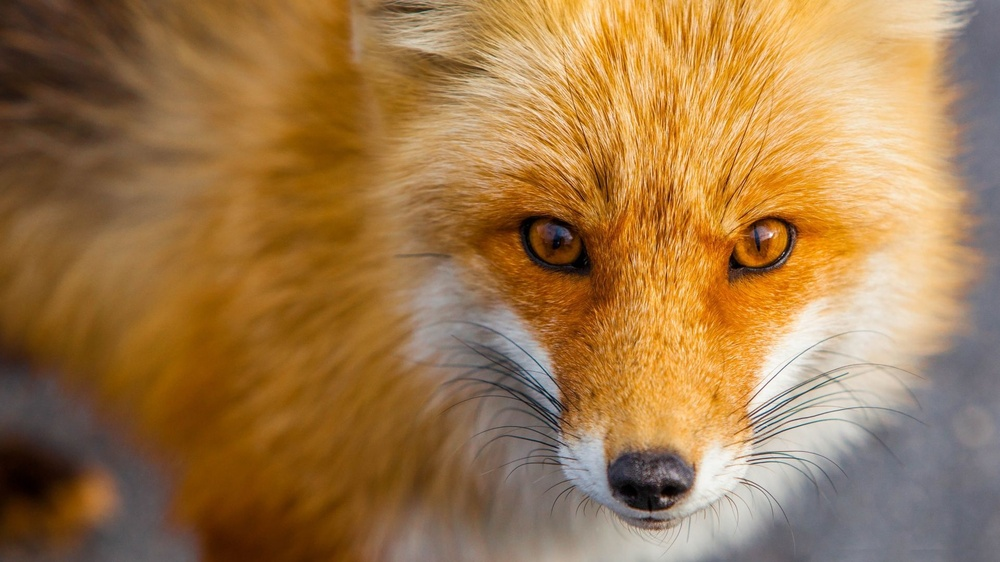
#> input picture Chapter-2/image.jpg, 1000 x 562 px, shrunk from 1920 x 1080 before the run
$ python 14-EdgeDetection.py   (older library calls are emulated)
#> lines starting #> are read from the running program, lines starting #| are printed output that depends on the picture; after the words box and inside, x2 and y2 are one past the last pixel; in counts of white or black regions, pixels touching at a corner belong together
import cv2

# Edge is defined as a sudden change in Image in term of Intensity
# Main Type of Edge Detection Algorithms
# Laplacian
# Canny
# Sobel

img = cv2.imread('image.jpg',0)
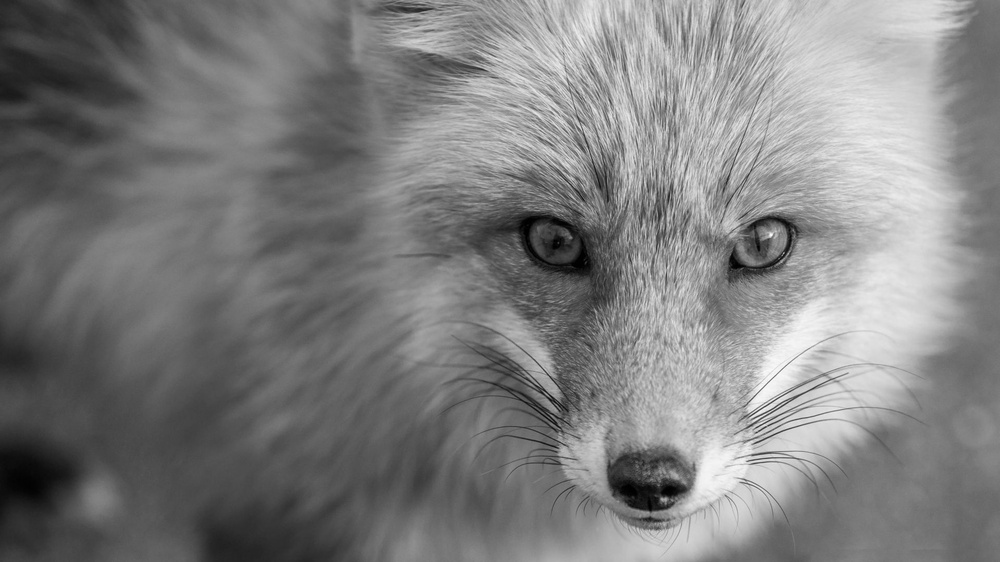
#> img: shape (562, 1000); min 0, max 255, mean 126.5

height , width = img.shape
#> height = 562; width = 1000

# Sobel Edge Detection
sobelx = cv2.Sobel(img,cv2.CV_64F,1,0,ksize=5)  # x
sobely = cv2.Sobel(img,cv2.CV_64F,0,1,ksize=5)  # y

cv2.imshow("SobelX",sobelx)
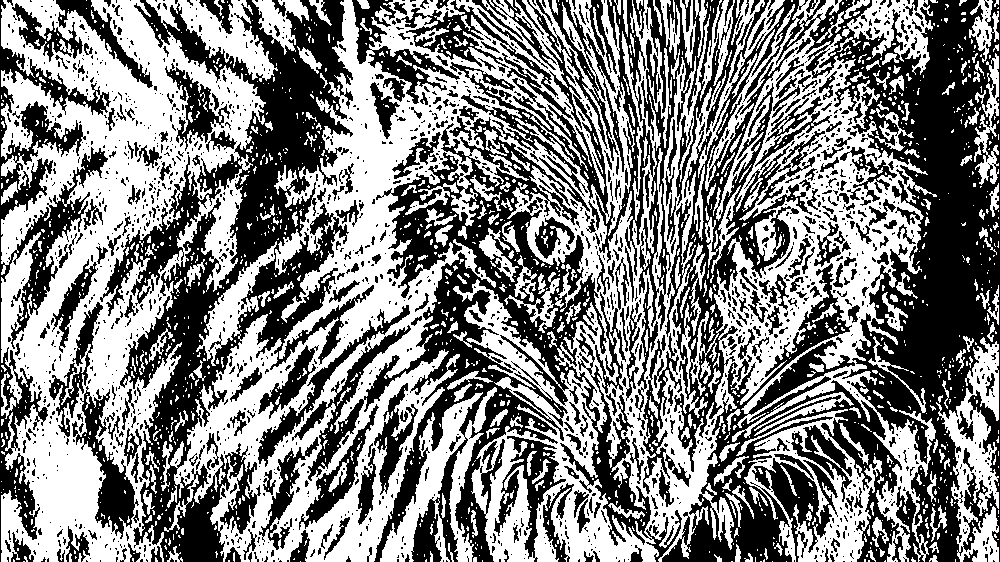
#> window 'SobelX': shape (562, 1000); 51.2% white; 2026 black regions (1633 under 20 px), largest, box (x1, y1, x2, y2) and area: (665, 0, 1000, 562) 63258, (100, 0, 374, 562) 46842, (292, 117, 682, 562) 40453
cv2.waitKey(0)
cv2.imshow("Soble_y",sobely)
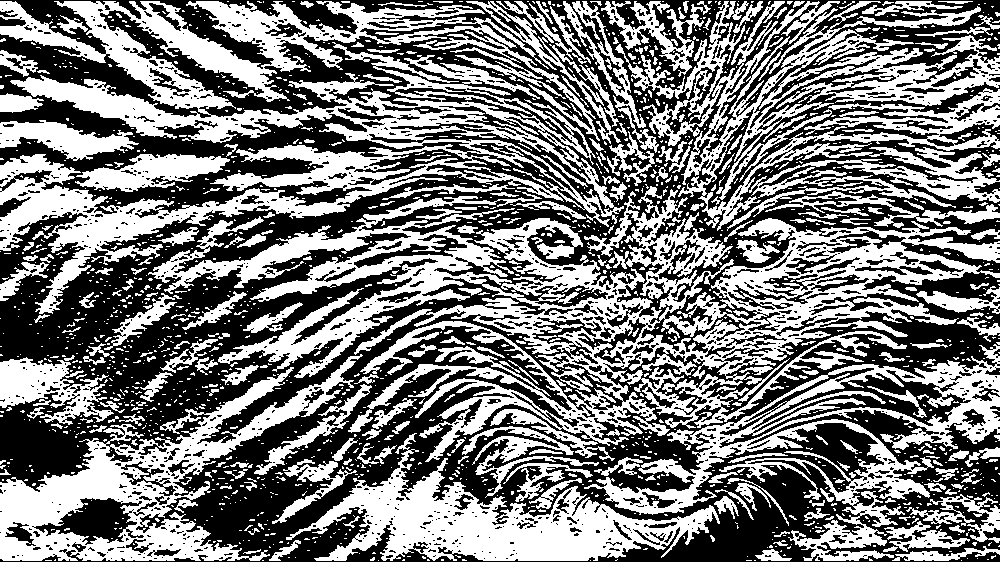
#> window 'Soble_y': shape (562, 1000); 48% white; 1750 white regions (1458 under 20 px), largest, box (x1, y1, x2, y2) and area: (148, 186, 1000, 462) 65512, (0, 1, 624, 314) 53920, (615, 1, 1000, 231) 30488
cv2.waitKey(0)

SobelFullImage = cv2.bitwise_or(sobelx,sobely)
cv2.imshow("SobleFullImage",SobelFullImage)
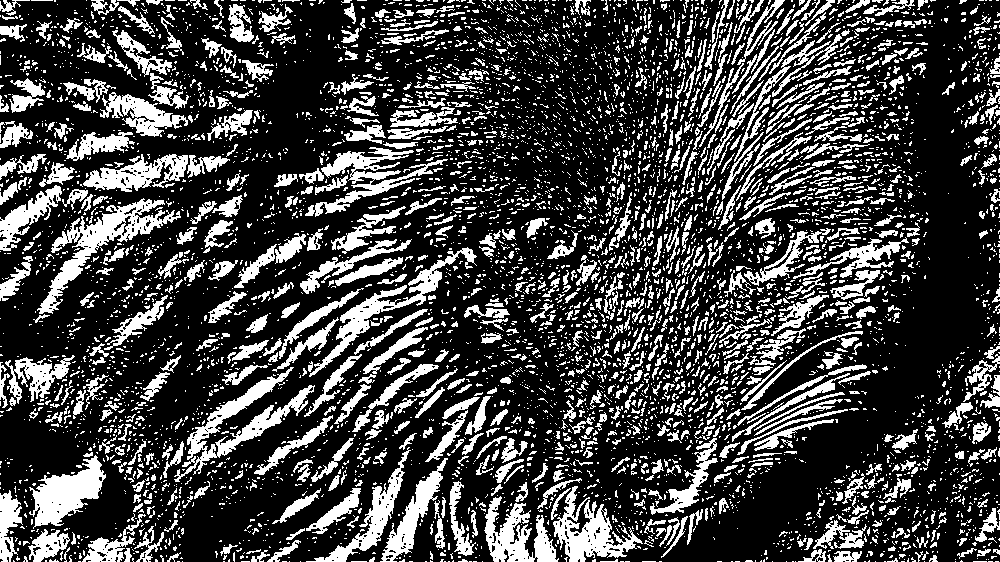
#> window 'SobleFullImage': shape (562, 1000); 26.2% white; 6267 white regions (5268 under 20 px), largest, box (x1, y1, x2, y2) and area: (37, 198, 181, 314) 3541, (174, 367, 315, 482) 3238, (29, 455, 106, 529) 2723
cv2.waitKey(0)


# Laplacian Edge Detection
LaplacianImage = cv2.Laplacian(img,cv2.cv2.CV_64F)
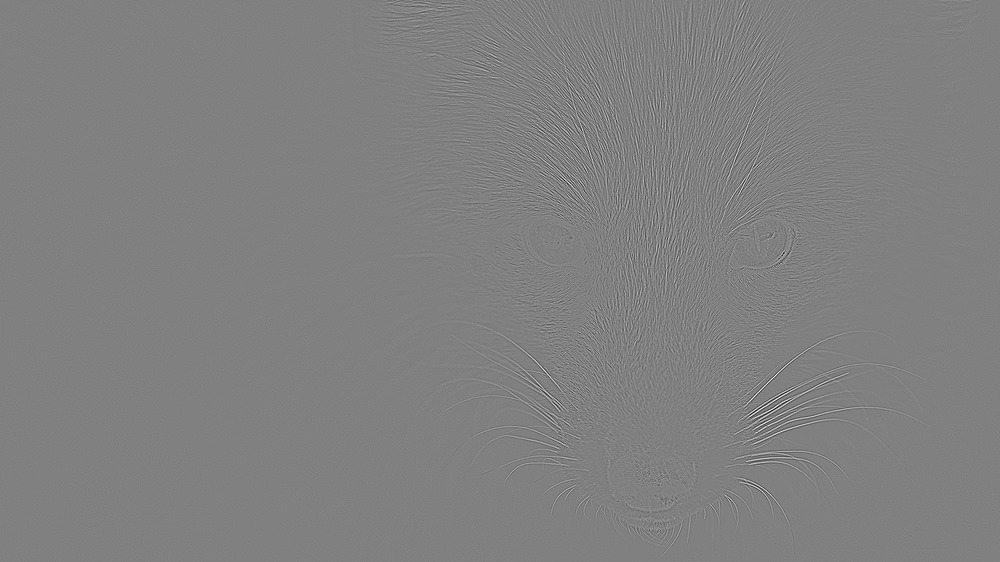
#> LaplacianImage: shape (562, 1000) float64; min -389, max 382, mean 0; drawn with min black and max white
cv2.imshow("LaplacianImage",LaplacianImage)
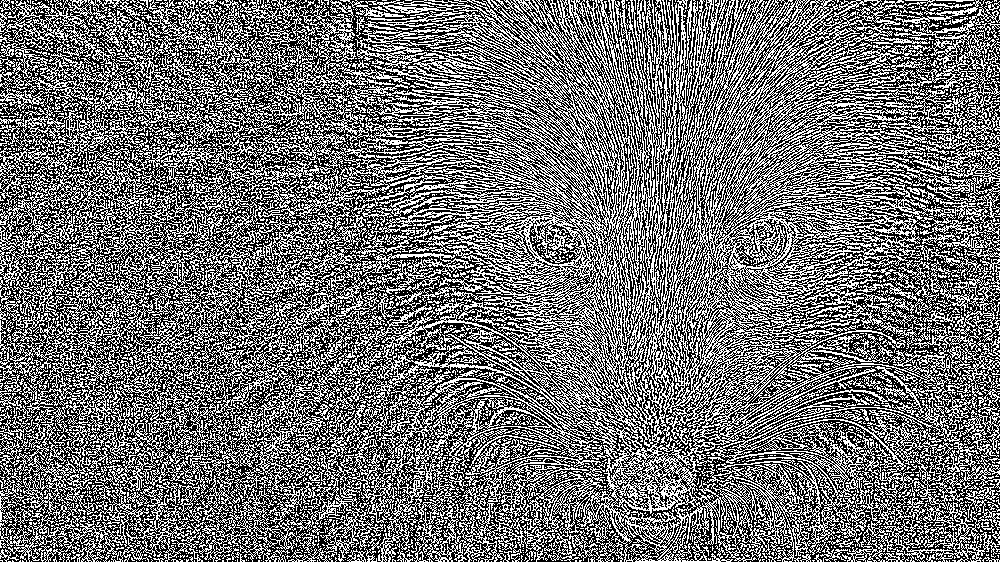
#> window 'LaplacianImage': shape (562, 1000); 44.6% white in thin lines or dots
cv2.waitKey(0)

# Canny Edge Detection
# Value below threshold (100) here is not consider to be edge and value above threshold (200) here is consider as an edge
CannyImage = cv2.Canny(img,100,200)
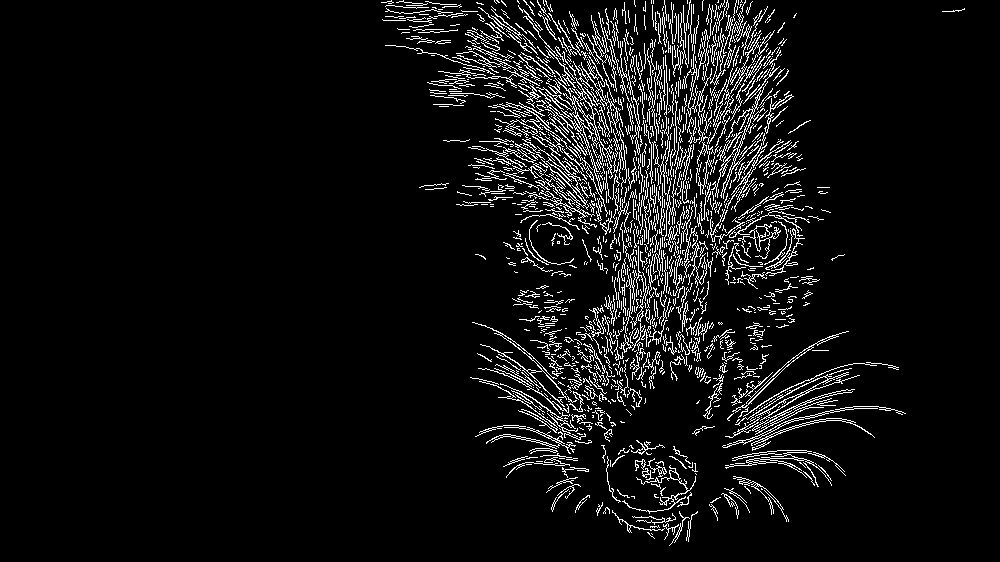
#> CannyImage: shape (562, 1000); 6.4% white in thin lines or dots, all inside (x1, y1, x2, y2) = (381, 0, 965, 546)
cv2.imshow("CannyImage",CannyImage)
cv2.waitKey(0)


cv2.destroyAllWindows()
